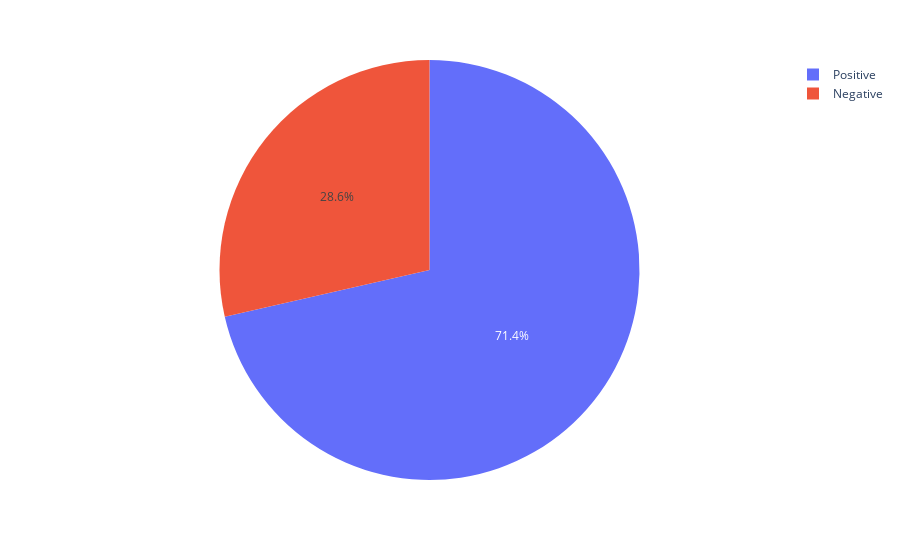

The notebook cell this image was saved under:
### Code cell
### Number of Pregnant woman with Positive and Negative Outcome


fig = px.pie(df, values="Pregnancies", names="Malaria Outcome Interpretation")
fig.show()

### Figure 1 — Plotly figure (JSON) as saved in the notebook; plotly's stock layout.template omitted (floating-point values rounded to 4 significant figures; data arrays with more than 128 entries replaced by an {"elided": "..."} marker saying what was removed)
{"data": [{"domain": {"x": [0, 1], "y": [0, 1]}, "hovertemplate": "Malaria Outcome Interpretation=%{label}<br>Pregnancies=%{value}<extra></extra>", "labels": {"elided": "2120 str values"}, "legendgroup": "", "name": "", "showlegend": true, "type": "pie", "values": {"elided": "2120 int values"}}], "layout": {"legend": {"tracegroupgap": 0}, "margin": {"t": 60}}}
